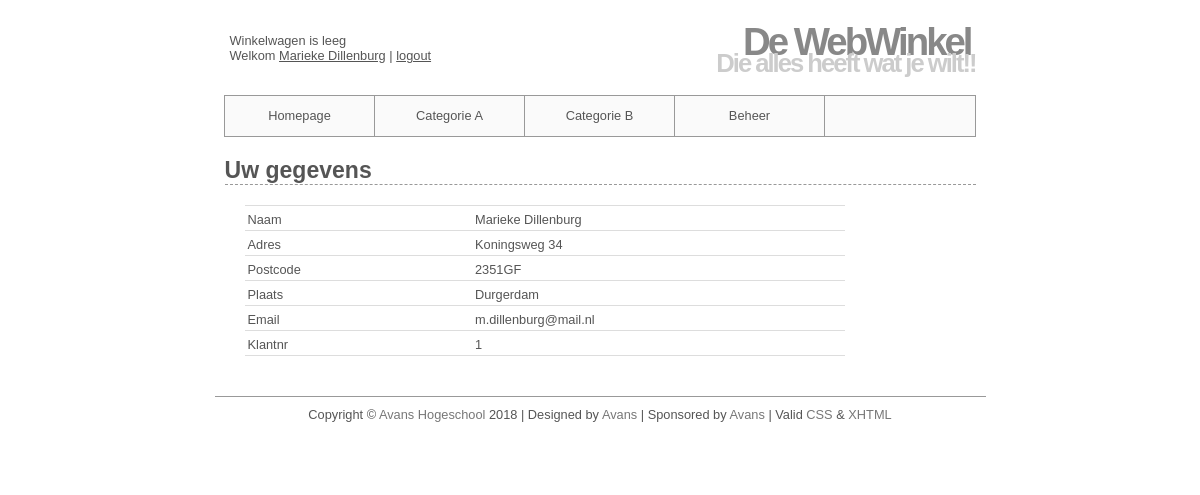
/view/x/account.php (signed in), run on the app's committed database.
### tables this page shows
CREATE TABLE IF NOT EXISTS `klant` (
  `klantnr` int(10) unsigned NOT NULL AUTO_INCREMENT,
  `naam` varchar(50) NOT NULL,
  `adres` varchar(40) NOT NULL,
  `postcode` varchar(7) NOT NULL,
  `plaats` varchar(40) NOT NULL,
  `emailadres` varchar(60) NOT NULL,
  `password` char(40) NOT NULL,
  PRIMARY KEY (`emailadres`),
  KEY `klantnr` (`klantnr`)
);

### view/x/account.php (the view, shortened to what this page needs)
<?php
echo '<h1>Uw gegevens</h1>';
$conn = mysqli_connect(DB_HOST, DB_USER, DB_PASSWORD, DB_NAME);
if (empty($_SESSION['klantnr'])) {
	echo "<p>U bent niet ingelogd.</p>\n";
} else {
	$klantnr = $_SESSION['klantnr'];
	$sql = "SELECT `naam`, `adres`, `postcode`, `plaats`, `emailadres` FROM `klant` WHERE `klantnr`='".$klantnr."'";
	$result = mysqli_query($conn, $sql) or die (mysqli_error($conn)."<br>Error in file ".__FILE__." on line ".__LINE__);
	$row = mysqli_fetch_array($result, MYSQLI_ASSOC);
	echo "<table>\n";
	echo "<tr><td id='links'>Naam</td> <td id='rechts'>".$row["naam"]."</td></tr>\n";
	echo "<tr><td id='links'>Adres</td><td id='rechts'>".$row["adres"]."</td></tr>\n";
	echo "<tr><td id='links'>Postcode</td><td id='rechts'>".$row["postcode"]."</td></tr>\n";
	echo "<tr><td id='links'>Plaats</td><td id='rechts'>".$row["plaats"]."</td></tr>\n";
	echo "<tr><td id='links'>Email</td><td id='rechts'>".$row["emailadres"]."</td></tr>\n";
	echo "<tr><td id='links'>Klantnr</td><td id='rechts'>".$klantnr."</td></tr>\n";
	echo "</table>\n";
}
?>

### controller/includes/style.css (style rules this page uses)
* { border:0; margin:0; padding:0; }
a { color:#777; text-decoration:none; }
body { background:#ffffff; color:#555; font:0.8em Arial, Helvetica, "bitstream vera sans", sans-serif; }
#header { height:80px; margin:0 auto; width:751px; }
#header h1 { color:#888; font-size:300%; letter-spacing:-3px; text-align:right; padding:5px; margin-bottom:-20px; }
#header h2 { color:#CCC; font-size:200%; letter-spacing:-2px; text-align:right; }
#navigation { background:#fafafa; border:1px solid #999; margin:0 auto; width:750px; height:40px; list-style:none; }
#navigation li { border-right: 1px solid #999; float:left; width:149px; list-style:none; }
#navigation a { color:#555; display:block; line-height:40px; text-align:center; }
#menu { float: left; margin-top: -50px; padding: 5px; }
#menu a { color: #555; text-decoration:underline }
#content { margin: 0 auto; padding: 0 0 20px; width: 751px; overflow: auto }
#content h1 { border-bottom:1px dashed #999; font-size:1.8em; padding:20px 0 0; }
#footer { border-top:1px solid #999; height:50px; margin:0 auto; padding:10px; text-align:center; width:751px; }
#links, #rechts { padding: 3px; }
#links { width: 150px; }
#rechts { width: 250px; }
table, td, th { border-top: 1px solid #ddd; border-bottom: 1px solid #ddd; font-size: 1.0em; }
table { width: 80%; margin: 20px; border-collapse: collapse; text-align: left; }
td { height: 25px; vertical-align: bottom; padding: 5px; }
ul { list-style-type: none; }

### data on the page
klant: naam "Marieke Dillenburg", adres "Koningsweg 34", postcode "2351GF", plaats "Durgerdam", emailadres "m.dillenburg@mail.nl"

### other printed values
$klantnr "1"
